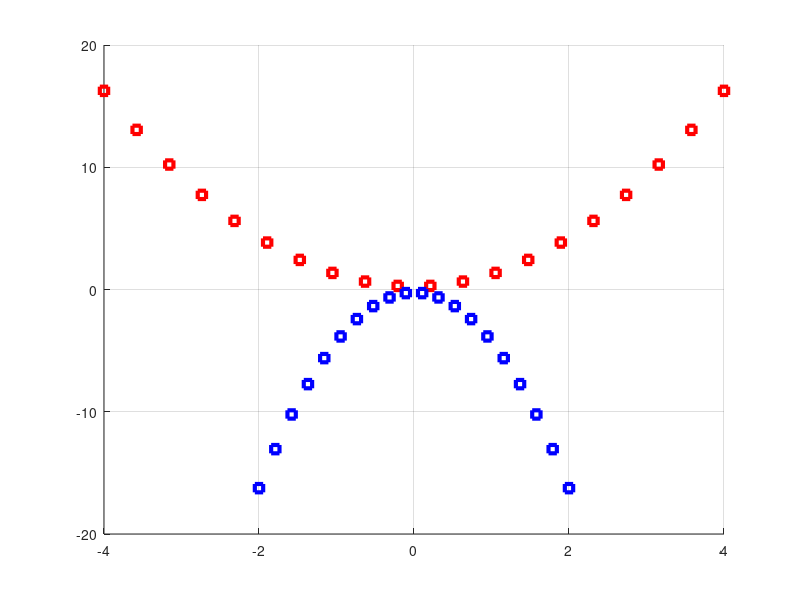
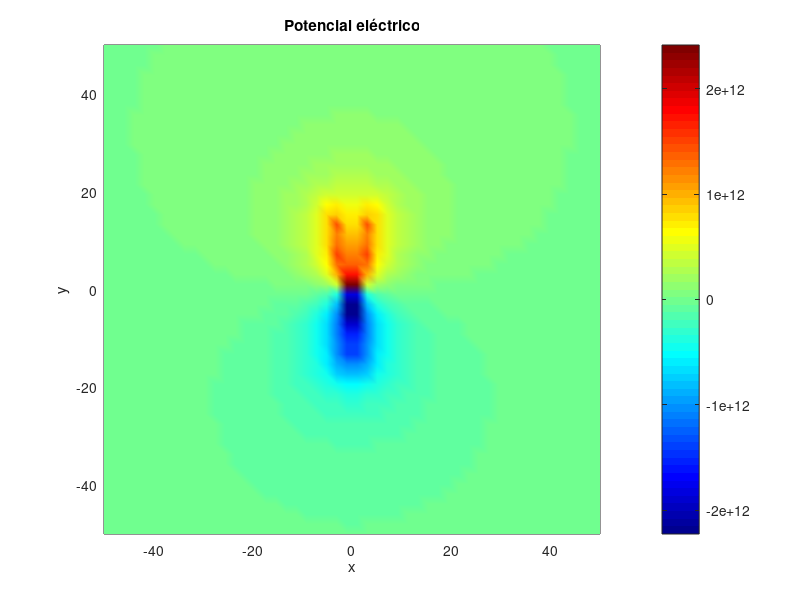
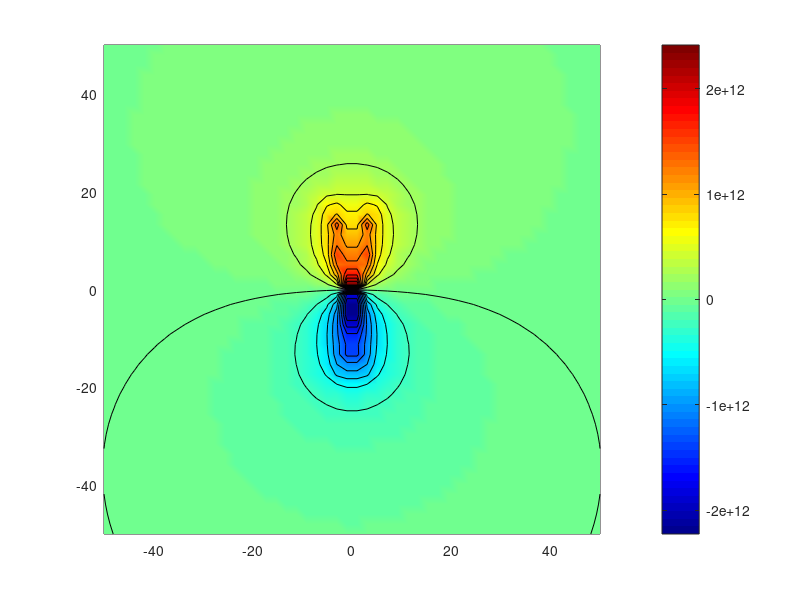

Source code (MATLAB) for these figures, in order: (Note: this script raises an error after producing the figures.)
%Didier Aguilar
%Lenin Garnica
%Albert Constantino
%Mauricio Rodriguez

positive_plate_width = 8; negative_plate_width=4;
space = 50;
d_between_plates = 0.5;

charges_quantity=20; 
Q=1000; individual_charge = Q/charges_quantity; ke= 9e9; 

points_in_space=50;
x = linspace(-space,space,points_in_space);
y = linspace(-space,space,points_in_space);

positive_x_positions= linspace(-positive_plate_width/2, ...
    positive_plate_width/2, charges_quantity);
negative_x_positions= linspace(-negative_plate_width/2 ...
    ,negative_plate_width /2,charges_quantity);
%variables use to create a vector with the y positions
create_parabola = @(x,a,c) a .* x.^2  +  c ;
positive_y_positions = create_parabola(positive_x_positions, 1, ...
    d_between_plates / 2);
negative_y_positions = create_parabola(negative_x_positions, -4, ...
    -d_between_plates / 2);


hold on 
grid on
for i=1:charges_quantity
    plot(positive_x_positions(i),positive_y_positions(i), "rs", "LineWidth",3)
    plot(negative_x_positions(i),negative_y_positions(i), "bs", "LineWidth",3)
end

%Potencial
V = zeros(points_in_space, points_in_space); % matriz del potencial
s = 1e-3;  % para evitar división por cero

for i = 1:charges_quantity
    for ix = 1:points_in_space
        for iy = 1:points_in_space
            rx = x(ix);
            ry = y(iy);

            % Potencial de carga positiva
            dxp = rx - positive_x_positions(i);
            dyp = ry - positive_y_positions(i);
            rp = sqrt(dxp^2 + dyp^2) + s;
            V(ix, iy) = V(ix, iy) + ke * individual_charge / rp;

            % Potencial de carga negativa
            dxn = rx - negative_x_positions(i);
            dyn = ry - negative_y_positions(i);
            rn = sqrt(dxn^2 + dyn^2) + s;
            V(ix, iy) = V(ix, iy) - ke * individual_charge / rn;
        end
    end
end
[X, Y] = meshgrid(x, y); % Malla para graficar

figure
pcolor(X, Y, V')  % Mapa de color del potencial
shading interp
colormap jet
colorbar
title('Potencial eléctrico')
xlabel('x')
ylabel('y')

hold off
% equipotenciales y campo
% Reutilizamos V y [X, Y] calculados en la parte de potencial
figure
pcolor(X, Y, V');
shading interp
colormap jet
colorbar
hold on

% Líneas equipotenciales gracias a la función contour (30)
contour(X, Y, V', 20, '-k', 'LineWidth', 0.5);

% Campo eléctrico usando la función "gradient" de matlab (gradiente de V)
[Ex, Ey] = gradient(-V');
streamslice(X, Y, Ex, Ey, 1, 'color', 'g'); % Líneas de flujo verdes

title('Líneas equipotenciales y Campo Eléctrico');
xlabel('x'); ylabel('y');
hold off;